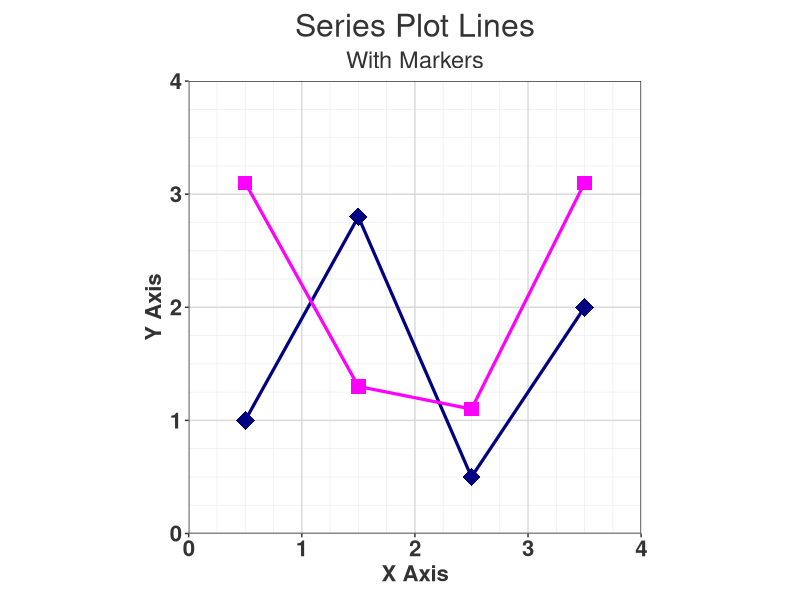

Here is the R script that generated this plot:
# P092 - sct1: Series plot lines with markers
suppressPackageStartupMessages({
  library(ggplot2)
  library(tidyr)
  library(dplyr)
})

out <- Sys.getenv("OUT_DIR")
if (out == "") out <- "."
dir.create(out, showWarnings = FALSE, recursive = TRUE)

name <- "sct1"

# data my_data
my_data <- data.frame(
  x  = c(0.5, 1.5, 2.5, 3.5),
  y1 = c(1.0, 2.8, 0.5, 2.0),
  y2 = c(3.1, 1.3, 1.1, 3.1)
)

# long format for plotting
plot_data <- my_data %>%
  pivot_longer(cols = c(y1, y2), names_to = "series", values_to = "y") %>%
  arrange(series, x)

# Minor ticks: minorcount=3 between majors at step 1 -> every 0.25
minor_br <- setdiff(seq(0, 4, by = 0.25), 0:4)

p <- ggplot() +
  geom_line(data = my_data, aes(x = x, y = y1), colour = "navy", linewidth = 1.1) +
  geom_point(data = my_data, aes(x = x, y = y1), colour = "navy", shape = 18, size = 6) +
  geom_line(data = my_data, aes(x = x, y = y2), colour = "magenta", linewidth = 1.1) +
  geom_point(data = my_data, aes(x = x, y = y2), colour = "magenta", shape = 15, size = 4.5) +
  scale_x_continuous(name = "X Axis", limits = c(0, 4), breaks = 0:4,
                     minor_breaks = minor_br, expand = c(0, 0)) +
  scale_y_continuous(name = "Y Axis", limits = c(0, 4), breaks = 0:4,
                     minor_breaks = minor_br, expand = c(0, 0)) +
  coord_fixed(ratio = 1) +
  labs(title = "Series Plot Lines", subtitle = "With Markers") +
  theme_bw() +
  theme(
    plot.title = element_text(hjust = 0.5, size = 23, colour = "gray20"),
    plot.subtitle = element_text(hjust = 0.5, size = 17, colour = "gray20"),
    axis.title = element_text(size = 16, face = "bold", colour = "gray20"),
    axis.text = element_text(size = 16, face = "bold", colour = "gray20"),
    panel.grid.major = element_line(colour = "gray85"),
    panel.grid.minor = element_line(colour = "gray93"),
    legend.position = "none",
    plot.margin = margin(10, 20, 10, 10)
  )

ggsave(file.path(out, paste0(name, ".png")), p,
       width = 650 / 96, height = 650 / 96, dpi = 96, units = "in")

# CSV of plotted data
write.csv(plot_data, file.path(out, paste0(name, "_plotdata.csv")), row.names = FALSE, na = "")
write.csv(my_data, file.path(out, "my_data.csv"), row.names = FALSE, na = "")

# The HTML output contains only titles and the graph (no numeric table);
# write a text rendering and CSV of the "table" body (titles + image reference)
tbl <- data.frame(
  element = c("title1", "title2", "graph"),
  text = c("Series Plot Lines", "With Markers", paste0(name, ".png")),
  stringsAsFactors = FALSE
)
write.csv(tbl, file.path(out, paste0(name, ".csv")), row.names = FALSE, na = "")

txt <- c(
  "SGplot Series Plot Lines With Markers",
  "",
  "Series Plot Lines",
  "With Markers",
  "",
  paste0("[Graph: ", name, ".png]")
)
writeLines(txt, file.path(out, paste0(name, ".txt")))

cat("P092 done\n")
